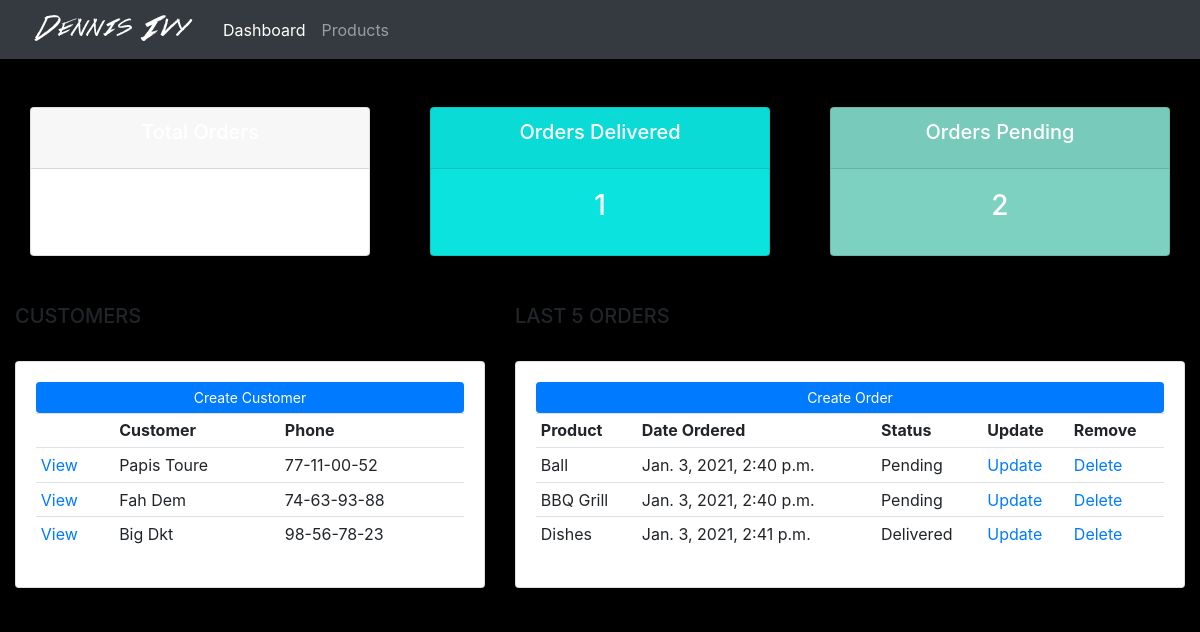
The page / on the database its author committed.
### accounts/models.py (models this page shows, shortened)
class Customer(models.Model):
	name = models.CharField(max_length=200, null=True)
	phone = models.CharField(max_length=200, null=True)
	email = models.CharField(max_length=200, null=True)
	date_created = models.DateTimeField(auto_now_add=True)

class Order(models.Model):
	STATUS = (
			 ('Pending', 'Pending'),
			 ('Out for delivery', 'Out for delivery'),
			 ('Delivered', 'Delivered'),
			 )
	customer = models.ForeignKey(Customer, null=True, on_delete=models.SET_NULL)
	product = models.ForeignKey(Product, null=True, on_delete=models.SET_NULL)
	date_created = models.DateTimeField(auto_now_add=True)
	status = models.CharField(max_length=200, null=True, choices=STATUS)

class Product(models.Model):
	CATEGORY = (
			   ('Indoor', 'Indoor'),
			   ('Outdoor', 'Outdoor'),
			   )
	name = models.CharField(max_length=200, null=True)
	price = models.FloatField(null=True)
	category = models.CharField(max_length=200, null=True, choices=CATEGORY)
	description = models.CharField(max_length=200, null=True, blank=True)
	date_created = models.DateTimeField(auto_now_add=True)
	tags = models.ManyToManyField(Tag)
	def __str__(self):
		return self.name

### accounts/views.py (the view)
# urls.py: path('', views.home, name='home'),
def home(request):
	orders = Order.objects.all()
	customers = Customer.objects.all()
	total_customers = customers.count()
	total_orders = orders.count()
	delivered = orders.filter(status="Delivered").count()
	pending = orders.filter(status="Pending").count()
	context = {'orders':orders, 'customers':customers, 'total_orders':total_orders, 'total_customers':total_customers, 'delivered':delivered, 'pending':pending}
	return render(request,'accounts/dashboard.html', context)

### accounts/templates/accounts/dashboard.html
{% extends 'accounts/main.html' %}
{% block content %}
	{% include 'accounts/status.html' %}
	<br>
	<main role="main" class="container-fluid">
		<div class="row">
			<div class="col-md-5">
				<h5>CUSTOMERS</h5>
				<hr>
				<div class="card card-body">
					<a class="btn btn-primary btn-sm btn-block" href="">Create Customer</a>
					<table class="table table-sm">
						<tr>
							<th></th>
							<th>Customer</th>
							<th>Phone</th>
						</tr>
						{% for customer in customers %}
							<tr>
								<td><a href="{% url 'customer' customer.id %}">View</a></td>
								<td>{{customer.name}}</td>
								<td>{{customer.phone}}</td>
							</tr>
						{% endfor %}
					</table>
				</div>
			</div>
			<div class="col-md-7">
				<h5>LAST 5 ORDERS</h5>
				<hr>
				<div class="card card-body">
					<a class="btn btn-primary btn-sm btn-block" href="">Create Order</a>
					<table class="table table-sm">
						<tr>
							<th>Product</th>
							<th>Date Ordered</th>
							<th>Status</th>
							<th>Update</th>
							<th>Remove</th>
						</tr>
						{% for order in orders %}
							<tr>
								<td>{{order.product}}</td>
								<td>{{order.date_created}}</td>
								<td>{{order.status}}</td>
								<td><a href="">Update</a></td>
								<td><a href="">Delete</a></td>
							</tr>
						{% endfor %}
					</table>
				</div>
			</div>
		</div>
	</main>
{% endblock %}

### accounts/templates/accounts/main.html (shortened to what this page needs)
{% load static %}
<!DOCTYPE html>
<html lang="en">
<head>
	<link rel="stylesheet" href="https://stackpath.bootstrapcdn.com/bootstrap/4.4.1/css/bootstrap.min.css">
	<link rel="stylesheet" type="text/css" href="{% static '/css/main.css' %}">
</head>
<body>
	{% include 'accounts/navbar.html' %}
	<br>
	{% block content%}
	{% endblock %}
	<hr>
</body>
</html>

### accounts/templates/accounts/navbar.html (shortened to what this page needs)
{% load static %}
<nav class="navbar navbar-expand-lg navbar-dark bg-dark">
  <a href="{% url 'home' %}"><img src="{% static 'images/logo.png' %}"></a>
  <div class="collapse navbar-collapse" id="navbarNavAltMarkup">
    <div class="navbar-nav">
      <a class="nav-item nav-link active" href="{% url 'home' %}">Dashboard </a>
      <a class="nav-item nav-link" href="{% url 'products' %}">Products</a>
    </div>
  </div>
</nav>

### accounts/templates/accounts/status.html
<br>
	<main role="main" class="container-fluid">
		<div class="row">
			<div class="col">
				<div class="col-md">
					<div class="card text-center text-white" id="total-orders">
						<div class="card-header">
							<h5 class="card-title">Total Orders</h5>
						</div>
						<div class="card-body">
							<h3 class="card-title">{{total_orders}}</h3>
						</div>
					</div>
				</div>
			</div>
			<div class="col">
				<div class="col-md">
					<div class="card text-center text-white" id="orders-delivered">
						<div class="card-header">
							<h5 class="card-title">Orders Delivered</h5>
						</div>
						<div class="card-body">
							<h3 class="card-title">{{delivered}}</h3>
						</div>
					</div>
				</div>
			</div>
			<div class="col">
				<div class="col-md">
					<div class="card text-center text-white" id="orders-pending">
						<div class="card-header">
							<h5 class="card-title">Orders Pending</h5>
						</div>
						<div class="card-body">
							<h3 class="card-title">{{pending}}</h3>
						</div>
					</div>
				</div>
			</div>
		</div>
	</main>
	<br>

### static/css/main.css (style rules this page uses)
body { background-color: black; }
#total-orders { background-color: white; }
#orders-delivered { background-color: #0BE3DE; }
#orders-pending { background-color: #7cd1c0; }

### rows shown on the page
Customer: name "Papis Toure", phone "77-11-00-52"
Customer: name "Fah Dem", phone "74-63-93-88"
Customer: name "Big Dkt", phone "98-56-78-23"
Order: product "Ball", date_created "Jan. 3, 2021, 2:40 p.m.", status "Pending"
Order: product "BBQ Grill", date_created "Jan. 3, 2021, 2:40 p.m.", status "Pending"
Order: product "Dishes", date_created "Jan. 3, 2021, 2:41 p.m.", status "Delivered"

### other values the page prints
{{ delivered }} "1"
{{ pending }} "2"
